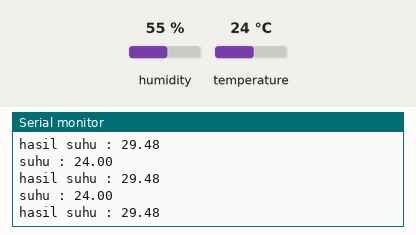
Recording of a sketch running on a simulated Arduino Uno, built with avr-gcc and run on an emulated ATmega328P. On the bench: the last lines printed to the serial monitor. Inputs (shaded band) come from the test bench; at power-on: temperature 24 °C, humidity 55 %.

Above: at 2.8 s.
2.9 s: temperature set to 12 °C
At 4.5 s:
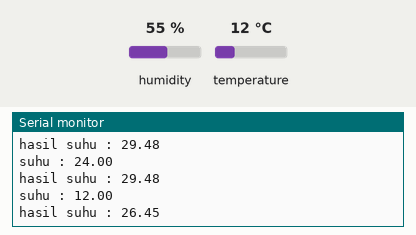
5.6 s: temperature set to 19 °C
At 7.8 s:
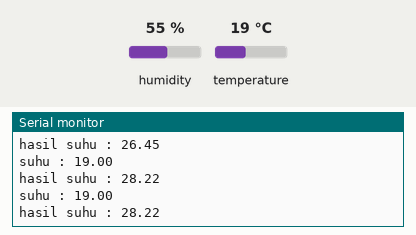
Timing chart, 0 to 9.3 s (numbered marks = the images above; inputs shaded):
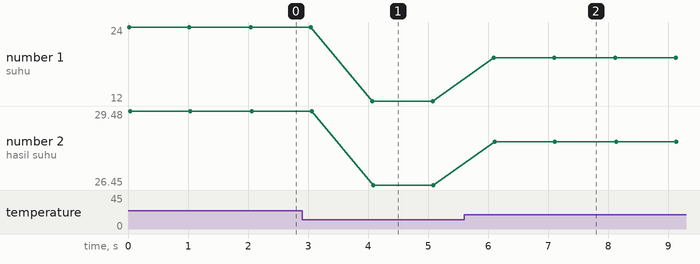

Measured:
- after the input at 2.9 s, the serial monitor: prints a new line after 1.2 s (image 1)
- after the input at 5.6 s, the serial monitor: prints a new line after 0.50 s (image 2)
- plotted number 1: 24 → 12 after the input at 2.9 s, 12 → 19 after the input at 5.6 s
- plotted number 2: 29.48 → 26.45 after the input at 2.9 s, 26.45 → 28.22 after the input at 5.6 s

The sketch:

DHT11_kalibrasi.ino
```cpp
#include <DHT.h>
#include <DHT_U.h>
DHT dht(6, DHT11); //Pin, Jenis DHT

void setup(){
 Serial.begin(9600);
 dht.begin();
}

void loop(){
 float suhu = dht.readTemperature();
 float hasil = dht.readTemperature();
 Serial.print("suhu : ");
 Serial.println(suhu);

 hasil = 0.2526*suhu + 23.42;
 Serial.print("hasil suhu : ");
 Serial.println(hasil);

  delay(1000);
}
```
